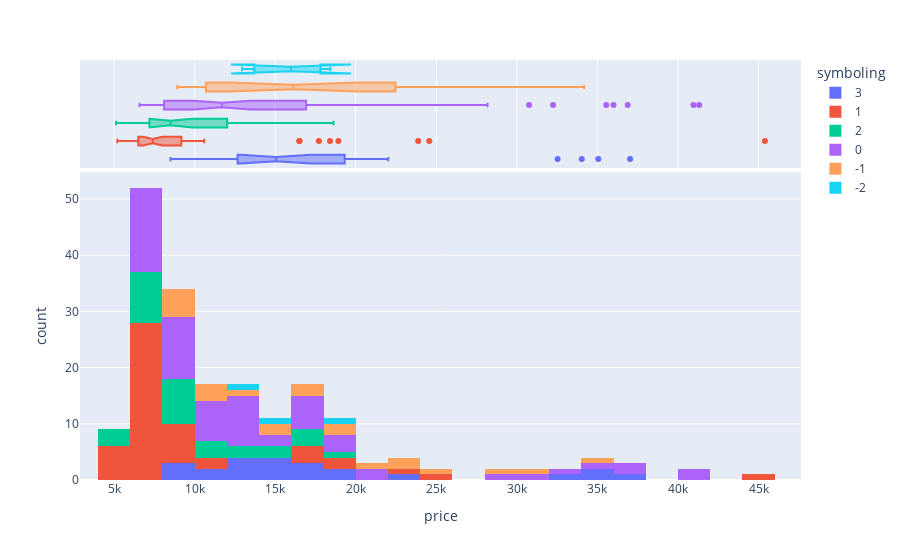

The code cell stored with this chart in its notebook:
### Code cell
fig = px.histogram(df, x="price", nbins=30, color='symboling',marginal="box")
fig.show()

### Figure 1 — Plotly figure (JSON) as saved in the notebook; plotly's stock layout.template omitted (floating-point values rounded to 4 significant figures)
{"data": [{"alignmentgroup": "True", "bingroup": "x", "hovertemplate": "symboling=3<br>price=%{x}<br>count=%{y}<extra></extra>", "legendgroup": "3", "marker": {"color": "#636efa", "pattern": {"shape": ""}}, "name": "3", "nbinsx": 30, "offsetgroup": "3", "orientation": "v", "showlegend": true, "type": "histogram", "x": [13495, 16500, 12964, 35056, 9959, 8499, 12629, 14869, 14489, 17199, 19699, 12764, 22018, 32528, 34028, 37028, 11850, 15040, 18150, 16558, 15998, 11595, 9980], "xaxis": "x", "yaxis": "y"}, {"alignmentgroup": "True", "hovertemplate": "symboling=3<br>price=%{x}<extra></extra>", "legendgroup": "3", "marker": {"color": "#636efa"}, "name": "3", "notched": true, "offsetgroup": "3", "showlegend": false, "type": "box", "x": [13495, 16500, 12964, 35056, 9959, 8499, 12629, 14869, 14489, 17199, 19699, 12764, 22018, 32528, 34028, 37028, 11850, 15040, 18150, 16558, 15998, 11595, 9980], "xaxis": "x2", "yaxis": "y2"}, {"alignmentgroup": "True", "bingroup": "x", "hovertemplate": "symboling=1<br>price=%{x}<br>count=%{y}<extra></extra>", "legendgroup": "1", "marker": {"color": "#EF553B", "pattern": {"shape": ""}}, "name": "1", "nbinsx": 30, "offsetgroup": "1", "orientation": "v", "showlegend": true, "type": "histogram", "x": [16500, 17710, 18920, 23875, 24565, 6295, 5572, 6377, 7957, 6229, 6692, 7609, 5399, 6529, 7129, 10345, 5195, 6095, 6795, 6695, 7395, 8845, 10595, 45400, 16503, 7689, 6989, 8189, 9279, 5499, 7099, 6649, 6849, 7349, 7299, 7799, 7499, 7999, 18399, 5572, 7957, 6229, 6692, 7609, 5348, 6338, 6488, 8058, 8238, 9298, 9538], "xaxis": "x", "yaxis": "y"}, {"alignmentgroup": "True", "hovertemplate": "symboling=1<br>price=%{x}<extra></extra>", "legendgroup": "1", "marker": {"color": "#EF553B"}, "name": "1", "notched": true, "offsetgroup": "1", "showlegend": false, "type": "box", "x": [16500, 17710, 18920, 23875, 24565, 6295, 5572, 6377, 7957, 6229, 6692, 7609, 5399, 6529, 7129, 10345, 5195, 6095, 6795, 6695, 7395, 8845, 10595, 45400, 16503, 7689, 6989, 8189, 9279, 5499, 7099, 6649, 6849, 7349, 7299, 7799, 7499, 7999, 18399, 5572, 7957, 6229, 6692, 7609, 5348, 6338, 6488, 8058, 8238, 9298, 9538], "xaxis": "x2", "yaxis": "y2"}, {"alignmentgroup": "True", "bingroup": "x", "hovertemplate": "symboling=2<br>price=%{x}<br>count=%{y}<extra></extra>", "legendgroup": "2", "marker": {"color": "#00cc96", "pattern": {"shape": ""}}, "name": "2", "nbinsx": 30, "offsetgroup": "2", "orientation": "v", "showlegend": true, "type": "histogram", "x": [13950, 17450, 15250, 16430, 5151, 6479, 6855, 11048, 5389, 6189, 6669, 8249, 12170, 15510, 18620, 5118, 7053, 7603, 8449, 9639, 9989, 11199, 11549, 17669, 7775, 7975, 7995, 8195, 8495, 9495, 9995], "xaxis": "x", "yaxis": "y"}, {"alignmentgroup": "True", "hovertemplate": "symboling=2<br>price=%{x}<extra></extra>", "legendgroup": "2", "marker": {"color": "#00cc96"}, "name": "2", "notched": true, "offsetgroup": "2", "showlegend": false, "type": "box", "x": [13950, 17450, 15250, 16430, 5151, 6479, 6855, 11048, 5389, 6189, 6669, 8249, 12170, 15510, 18620, 5118, 7053, 7603, 8449, 9639, 9989, 11199, 11549, 17669, 7775, 7975, 7995, 8195, 8495, 9495, 9995], "xaxis": "x2", "yaxis": "y2"}, {"alignmentgroup": "True", "bingroup": "x", "hovertemplate": "symboling=0<br>price=%{x}<br>count=%{y}<extra></extra>", "legendgroup": "0", "marker": {"color": "#ab63fa", "pattern": {"shape": ""}}, "name": "0", "nbinsx": 30, "offsetgroup": "0", "orientation": "v", "showlegend": true, "type": "histogram", "x": [16925, 20970, 21105, 30760, 41315, 36880, 6575, 7295, 7295, 7895, 9095, 8845, 10295, 12945, 6785, 32250, 35550, 36000, 8495, 10245, 11245, 18280, 18344, 28176, 40960, 8949, 9549, 13499, 14399, 13499, 11900, 13200, 12440, 13860, 15580, 16900, 16695, 17075, 16630, 17950, 18150, 7126, 7775, 9960, 9233, 11259, 7463, 10198, 8013, 11694, 6918, 7898, 8778, 6938, 7198, 7898, 7788, 7738, 8358, 9258, 13295, 13845, 12290], "xaxis": "x", "yaxis": "y"}, {"alignmentgroup": "True", "hovertemplate": "symboling=0<br>price=%{x}<extra></extra>", "legendgroup": "0", "marker": {"color": "#ab63fa"}, "name": "0", "notched": true, "offsetgroup": "0", "showlegend": false, "type": "box", "x": [16925, 20970, 21105, 30760, 41315, 36880, 6575, 7295, 7295, 7895, 9095, 8845, 10295, 12945, 6785, 32250, 35550, 36000, 8495, 10245, 11245, 18280, 18344, 28176, 40960, 8949, 9549, 13499, 14399, 13499, 11900, 13200, 12440, 13860, 15580, 16900, 16695, 17075, 16630, 17950, 18150, 7126, 7775, 9960, 9233, 11259, 7463, 10198, 8013, 11694, 6918, 7898, 8778, 6938, 7198, 7898, 7788, 7738, 8358, 9258, 13295, 13845, 12290], "xaxis": "x2", "yaxis": "y2"}, {"alignmentgroup": "True", "bingroup": "x", "hovertemplate": "symboling=-1<br>price=%{x}<br>count=%{y}<extra></extra>", "legendgroup": "-1", "marker": {"color": "#FFA15A", "pattern": {"shape": ""}}, "name": "-1", "nbinsx": 30, "offsetgroup": "-1", "orientation": "v", "showlegend": true, "type": "histogram", "x": [8921, 25552, 28248, 31600, 34184, 9279, 8921, 8948, 10698, 9988, 10898, 11248, 15690, 15750, 13415, 16515, 18950, 16845, 19045, 21485, 22470, 22625], "xaxis": "x", "yaxis": "y"}, {"alignmentgroup": "True", "hovertemplate": "symboling=-1<br>price=%{x}<extra></extra>", "legendgroup": "-1", "marker": {"color": "#FFA15A"}, "name": "-1", "notched": true, "offsetgroup": "-1", "showlegend": false, "type": "box", "x": [8921, 25552, 28248, 31600, 34184, 9279, 8921, 8948, 10698, 9988, 10898, 11248, 15690, 15750, 13415, 16515, 18950, 16845, 19045, 21485, 22470, 22625], "xaxis": "x2", "yaxis": "y2"}, {"alignmentgroup": "True", "bingroup": "x", "hovertemplate": "symboling=-2<br>price=%{x}<br>count=%{y}<extra></extra>", "legendgroup": "-2", "marker": {"color": "#19d3f3", "pattern": {"shape": ""}}, "name": "-2", "nbinsx": 30, "offsetgroup": "-2", "orientation": "v", "showlegend": true, "type": "histogram", "x": [12940, 15985, 18420], "xaxis": "x", "yaxis": "y"}, {"alignmentgroup": "True", "hovertemplate": "symboling=-2<br>price=%{x}<extra></extra>", "legendgroup": "-2", "marker": {"color": "#19d3f3"}, "name": "-2", "notched": true, "offsetgroup": "-2", "showlegend": false, "type": "box", "x": [12940, 15985, 18420], "xaxis": "x2", "yaxis": "y2"}], "layout": {"autosize": true, "barmode": "relative", "legend": {"title": {"text": "symboling"}, "tracegroupgap": 0}, "margin": {"t": 60}, "xaxis": {"anchor": "y", "autorange": true, "domain": [0, 1], "range": [2880.0, 47640.0], "title": {"text": "price"}, "type": "linear"}, "xaxis2": {"anchor": "y2", "autorange": true, "domain": [0, 1], "matches": "x", "range": [2880.0, 47640.0], "showgrid": true, "showticklabels": false, "type": "linear"}, "yaxis": {"anchor": "x", "autorange": true, "domain": [0, 0.7326], "range": [0, 54.74], "title": {"text": "count"}}, "yaxis2": {"anchor": "x2", "autorange": true, "domain": [0.7426, 1], "matches": "y2", "range": [-0.5, 5.5], "showgrid": false, "showline": false, "showticklabels": false, "ticks": "", "type": "category"}}}
